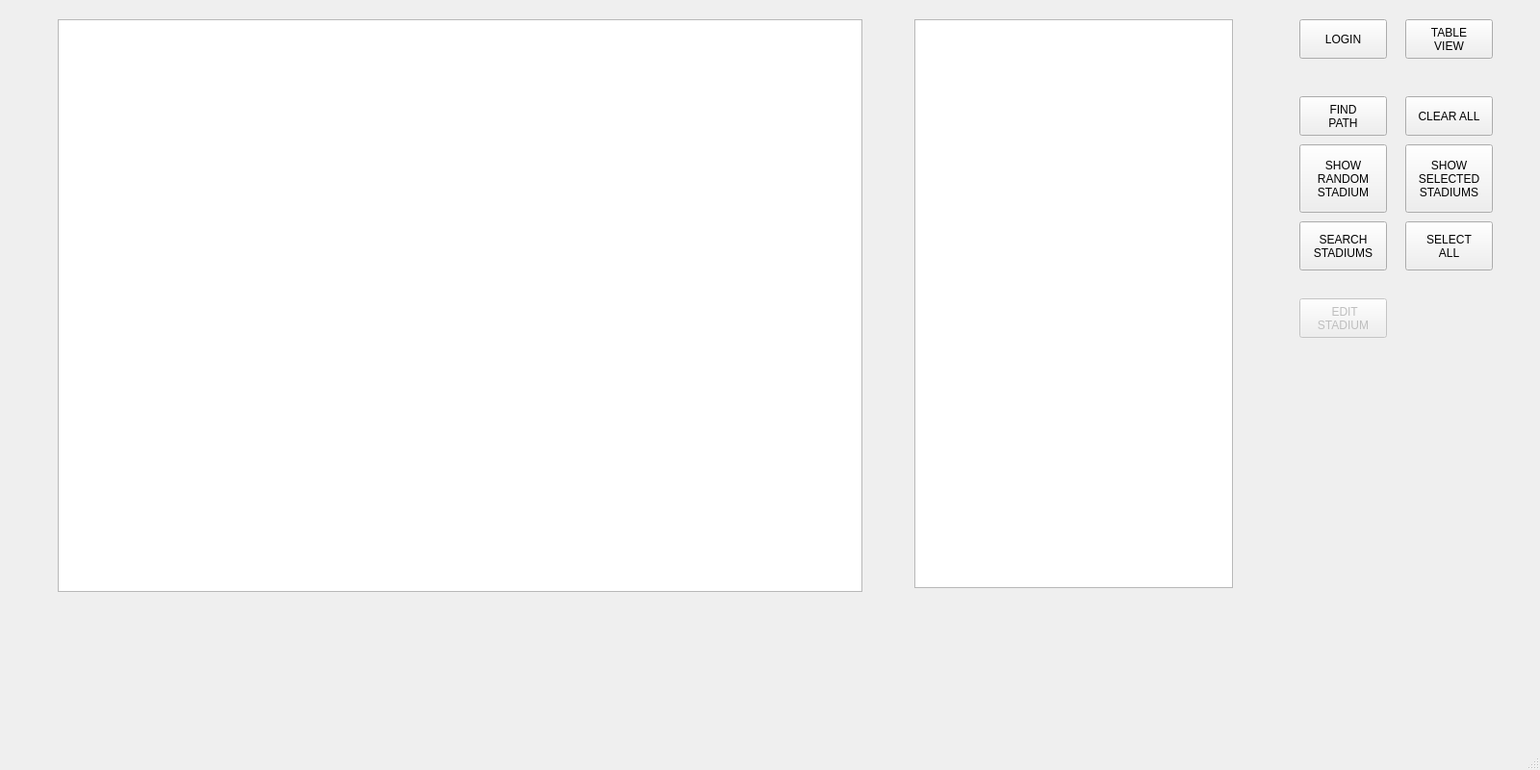
<?xml version="1.0" encoding="UTF-8"?>
<ui version="4.0">
 <class>MainWindow</class>
 <widget class="QMainWindow" name="MainWindow">
  <property name="geometry">
   <rect>
    <x>0</x>
    <y>0</y>
    <width>1600</width>
    <height>800</height>
   </rect>
  </property>
  <property name="windowTitle">
   <string>MainWindow</string>
  </property>
  <widget class="QWidget" name="centralwidget">
   <widget class="QGraphicsView" name="graphicsView">
    <property name="geometry">
     <rect>
      <x>60</x>
      <y>20</y>
      <width>836</width>
      <height>595</height>
     </rect>
    </property>
   </widget>
   <widget class="QPushButton" name="startPathBtn">
    <property name="geometry">
     <rect>
      <x>1350</x>
      <y>100</y>
      <width>91</width>
      <height>41</height>
     </rect>
    </property>
    <property name="text">
     <string>FIND
PATH</string>
    </property>
   </widget>
   <widget class="QTextBrowser" name="console">
    <property name="geometry">
     <rect>
      <x>950</x>
      <y>20</y>
      <width>331</width>
      <height>591</height>
     </rect>
    </property>
    <property name="styleSheet">
     <string notr="true">color: black;</string>
    </property>
   </widget>
   <widget class="QPushButton" name="randomStadiumBtn">
    <property name="geometry">
     <rect>
      <x>1350</x>
      <y>150</y>
      <width>91</width>
      <height>71</height>
     </rect>
    </property>
    <property name="text">
     <string>SHOW
RANDOM
STADIUM</string>
    </property>
   </widget>
   <widget class="QPushButton" name="loginBtn">
    <property name="geometry">
     <rect>
      <x>1350</x>
      <y>20</y>
      <width>91</width>
      <height>41</height>
     </rect>
    </property>
    <property name="text">
     <string>LOGIN</string>
    </property>
   </widget>
   <widget class="QPushButton" name="editStadiumBtn">
    <property name="enabled">
     <bool>false</bool>
    </property>
    <property name="geometry">
     <rect>
      <x>1350</x>
      <y>310</y>
      <width>91</width>
      <height>41</height>
     </rect>
    </property>
    <property name="text">
     <string> EDIT
STADIUM</string>
    </property>
   </widget>
   <widget class="QPushButton" name="clearAllBtn">
    <property name="geometry">
     <rect>
      <x>1460</x>
      <y>100</y>
      <width>91</width>
      <height>41</height>
     </rect>
    </property>
    <property name="text">
     <string>CLEAR ALL</string>
    </property>
   </widget>
   <widget class="QPushButton" name="showSelectedStadiumsBtn">
    <property name="geometry">
     <rect>
      <x>1460</x>
      <y>150</y>
      <width>91</width>
      <height>71</height>
     </rect>
    </property>
    <property name="text">
     <string>SHOW
SELECTED
STADIUMS</string>
    </property>
   </widget>
   <widget class="QPushButton" name="searchStadiumsBtn">
    <property name="geometry">
     <rect>
      <x>1350</x>
      <y>230</y>
      <width>91</width>
      <height>51</height>
     </rect>
    </property>
    <property name="text">
     <string>SEARCH
STADIUMS</string>
    </property>
   </widget>
   <widget class="QPushButton" name="selectAllBtn">
    <property name="geometry">
     <rect>
      <x>1460</x>
      <y>230</y>
      <width>91</width>
      <height>51</height>
     </rect>
    </property>
    <property name="text">
     <string>SELECT
ALL</string>
    </property>
   </widget>
   <widget class="QPushButton" name="tableViewBtn">
    <property name="geometry">
     <rect>
      <x>1460</x>
      <y>20</y>
      <width>91</width>
      <height>41</height>
     </rect>
    </property>
    <property name="text">
     <string>TABLE
VIEW</string>
    </property>
   </widget>
  </widget>
  <widget class="QMenuBar" name="menubar">
   <property name="geometry">
    <rect>
     <x>0</x>
     <y>0</y>
     <width>1600</width>
     <height>21</height>
    </rect>
   </property>
  </widget>
  <widget class="QStatusBar" name="statusbar"/>
 </widget>
 <resources/>
 <connections/>
</ui>
